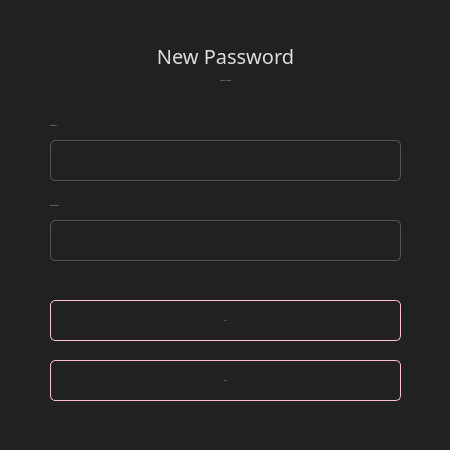
<?xml version="1.0" encoding="UTF-8"?>
<ui version="4.0">
 <class>NewPasswordDialog</class>
 <widget class="QDialog" name="NewPasswordDialog">
  <property name="geometry">
   <rect>
    <x>0</x>
    <y>0</y>
    <width>450</width>
    <height>450</height>
   </rect>
  </property>
  <property name="sizePolicy">
   <sizepolicy hsizetype="Fixed" vsizetype="Fixed">
    <horstretch>0</horstretch>
    <verstretch>0</verstretch>
   </sizepolicy>
  </property>
  <property name="windowTitle">
   <string>Enter password</string>
  </property>
  <property name="styleSheet">
   <string notr="true">background-color: #212121; color: #ddd; border: 0px; font-family: Poppins;</string>
  </property>
  <layout class="QGridLayout" name="gridLayout">
   <property name="leftMargin">
    <number>0</number>
   </property>
   <property name="topMargin">
    <number>0</number>
   </property>
   <property name="rightMargin">
    <number>0</number>
   </property>
   <property name="bottomMargin">
    <number>0</number>
   </property>
   <item row="0" column="0" colspan="2">
    <widget class="QGroupBox" name="groupBox">
     <property name="styleSheet">
      <string notr="true"/>
     </property>
     <property name="title">
      <string/>
     </property>
     <widget class="QLabel" name="label_3">
      <property name="geometry">
       <rect>
        <x>50</x>
        <y>40</y>
        <width>351</width>
        <height>31</height>
       </rect>
      </property>
      <property name="font">
       <font>
        <family>Poppins</family>
        <pointsize>15</pointsize>
       </font>
      </property>
      <property name="styleSheet">
       <string notr="true">color: #ddd; border-right: 0px;</string>
      </property>
      <property name="text">
       <string>New Password</string>
      </property>
      <property name="alignment">
       <set>Qt::AlignCenter</set>
      </property>
     </widget>
     <widget class="QLabel" name="label">
      <property name="geometry">
       <rect>
        <x>50</x>
        <y>110</y>
        <width>331</width>
        <height>31</height>
       </rect>
      </property>
      <property name="sizePolicy">
       <sizepolicy hsizetype="Maximum" vsizetype="Preferred">
        <horstretch>0</horstretch>
        <verstretch>0</verstretch>
       </sizepolicy>
      </property>
      <property name="minimumSize">
       <size>
        <width>0</width>
        <height>25</height>
       </size>
      </property>
      <property name="font">
       <font>
        <family>Poppins</family>
        <pointsize>-1</pointsize>
       </font>
      </property>
      <property name="styleSheet">
       <string notr="true">color: #ddd;border-right: 0px;</string>
      </property>
      <property name="text">
       <string>New Password</string>
      </property>
     </widget>
     <widget class="QLineEdit" name="m_passwordEdit">
      <property name="geometry">
       <rect>
        <x>50</x>
        <y>140</y>
        <width>351</width>
        <height>41</height>
       </rect>
      </property>
      <property name="sizePolicy">
       <sizepolicy hsizetype="Expanding" vsizetype="Fixed">
        <horstretch>0</horstretch>
        <verstretch>0</verstretch>
       </sizepolicy>
      </property>
      <property name="minimumSize">
       <size>
        <width>0</width>
        <height>31</height>
       </size>
      </property>
      <property name="font">
       <font>
        <family>Poppins</family>
        <pointsize>-1</pointsize>
       </font>
      </property>
      <property name="styleSheet">
       <string notr="true">padding: 3px; border: 1px solid #555; border-radius: 5px;   color: #aaa;</string>
      </property>
      <property name="echoMode">
       <enum>QLineEdit::Password</enum>
      </property>
     </widget>
     <widget class="QLabel" name="label_2">
      <property name="geometry">
       <rect>
        <x>50</x>
        <y>190</y>
        <width>321</width>
        <height>31</height>
       </rect>
      </property>
      <property name="sizePolicy">
       <sizepolicy hsizetype="Maximum" vsizetype="Preferred">
        <horstretch>0</horstretch>
        <verstretch>0</verstretch>
       </sizepolicy>
      </property>
      <property name="minimumSize">
       <size>
        <width>0</width>
        <height>25</height>
       </size>
      </property>
      <property name="font">
       <font>
        <family>Poppins</family>
        <pointsize>-1</pointsize>
       </font>
      </property>
      <property name="styleSheet">
       <string notr="true">color: #ddd;border-right: 0px;</string>
      </property>
      <property name="text">
       <string>Confirm Password</string>
      </property>
     </widget>
     <widget class="QLineEdit" name="m_passwordConfirmationEdit">
      <property name="geometry">
       <rect>
        <x>50</x>
        <y>220</y>
        <width>351</width>
        <height>41</height>
       </rect>
      </property>
      <property name="minimumSize">
       <size>
        <width>0</width>
        <height>31</height>
       </size>
      </property>
      <property name="font">
       <font>
        <family>Poppins</family>
        <pointsize>-1</pointsize>
       </font>
      </property>
      <property name="styleSheet">
       <string notr="true">padding: 3px; border: 1px solid #555; border-radius: 5px;   color: #aaa;</string>
      </property>
      <property name="echoMode">
       <enum>QLineEdit::Password</enum>
      </property>
     </widget>
     <widget class="QLabel" name="m_errorLabel">
      <property name="geometry">
       <rect>
        <x>0</x>
        <y>70</y>
        <width>451</width>
        <height>21</height>
       </rect>
      </property>
      <property name="font">
       <font>
        <family>Poppins</family>
        <pointsize>-1</pointsize>
       </font>
      </property>
      <property name="styleSheet">
       <string notr="true">color: pink;border-right: 0px;</string>
      </property>
      <property name="text">
       <string>Password not confirmed</string>
      </property>
      <property name="alignment">
       <set>Qt::AlignCenter</set>
      </property>
     </widget>
     <widget class="QPushButton" name="m_okButton">
      <property name="enabled">
       <bool>false</bool>
      </property>
      <property name="geometry">
       <rect>
        <x>50</x>
        <y>300</y>
        <width>351</width>
        <height>41</height>
       </rect>
      </property>
      <property name="minimumSize">
       <size>
        <width>131</width>
        <height>31</height>
       </size>
      </property>
      <property name="font">
       <font>
        <family>Poppins</family>
        <pointsize>-1</pointsize>
       </font>
      </property>
      <property name="styleSheet">
       <string notr="true">QPushButton#m_okButton
{
    color: pink; ;
    border: 1px solid pink;
    
    border-radius: 5px; 
}

QPushButton#m_okButton:hover
{
    color:#FFD700;
    border: 1px solid pink;
    
    border-radius: 5px;
    
}</string>
      </property>
      <property name="text">
       <string>SAVE</string>
      </property>
      <property name="default">
       <bool>true</bool>
      </property>
     </widget>
     <widget class="QPushButton" name="m_cancelButton">
      <property name="geometry">
       <rect>
        <x>50</x>
        <y>360</y>
        <width>351</width>
        <height>41</height>
       </rect>
      </property>
      <property name="minimumSize">
       <size>
        <width>131</width>
        <height>31</height>
       </size>
      </property>
      <property name="font">
       <font>
        <family>Poppins</family>
        <pointsize>-1</pointsize>
       </font>
      </property>
      <property name="styleSheet">
       <string notr="true">QPushButton#m_cancelButton
{
    color: pink; ;
    border: 1px solid pink;
    
    border-radius: 5px; 
}

QPushButton#m_cancelButton:hover
{
    color:#FFD700;
    border: 1px solid pink;
    
    border-radius: 5px;
    
}</string>
      </property>
      <property name="text">
       <string>CLOSE</string>
      </property>
     </widget>
    </widget>
   </item>
  </layout>
 </widget>
 <resources/>
 <connections>
  <connection>
   <sender>m_okButton</sender>
   <signal>clicked()</signal>
   <receiver>NewPasswordDialog</receiver>
   <slot>accept()</slot>
   <hints>
    <hint type="sourcelabel">
     <x>147</x>
     <y>102</y>
    </hint>
    <hint type="destinationlabel">
     <x>147</x>
     <y>63</y>
    </hint>
   </hints>
  </connection>
  <connection>
   <sender>m_cancelButton</sender>
   <signal>clicked()</signal>
   <receiver>NewPasswordDialog</receiver>
   <slot>reject()</slot>
   <hints>
    <hint type="sourcelabel">
     <x>241</x>
     <y>102</y>
    </hint>
    <hint type="destinationlabel">
     <x>147</x>
     <y>63</y>
    </hint>
   </hints>
  </connection>
  <connection>
   <sender>m_passwordEdit</sender>
   <signal>textChanged(QString)</signal>
   <receiver>NewPasswordDialog</receiver>
   <slot>checkPassword(QString)</slot>
   <hints>
    <hint type="sourcelabel">
     <x>206</x>
     <y>25</y>
    </hint>
    <hint type="destinationlabel">
     <x>168</x>
     <y>64</y>
    </hint>
   </hints>
  </connection>
  <connection>
   <sender>m_passwordConfirmationEdit</sender>
   <signal>textChanged(QString)</signal>
   <receiver>NewPasswordDialog</receiver>
   <slot>checkPassword(QString)</slot>
   <hints>
    <hint type="sourcelabel">
     <x>206</x>
     <y>64</y>
    </hint>
    <hint type="destinationlabel">
     <x>168</x>
     <y>64</y>
    </hint>
   </hints>
  </connection>
 </connections>
 <slots>
  <slot>checkPassword(QString)</slot>
 </slots>
</ui>
